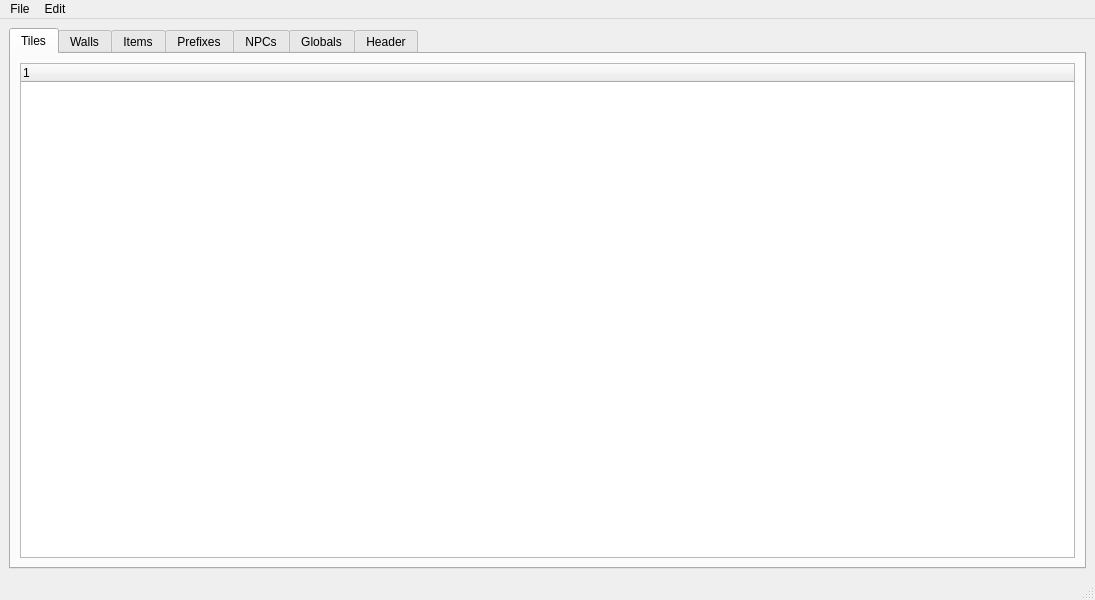
<?xml version="1.0" encoding="UTF-8"?>
<ui version="4.0">
 <class>TFCfg</class>
 <widget class="QMainWindow" name="TFCfg">
  <property name="geometry">
   <rect>
    <x>0</x>
    <y>0</y>
    <width>1095</width>
    <height>600</height>
   </rect>
  </property>
  <property name="windowTitle">
   <string>TF Config</string>
  </property>
  <widget class="QWidget" name="centralwidget">
   <layout class="QGridLayout" name="gridLayout">
    <item row="0" column="0">
     <widget class="QTabWidget" name="tabWidget">
      <property name="currentIndex">
       <number>0</number>
      </property>
      <widget class="QWidget" name="tilesC">
       <attribute name="title">
        <string>Tiles</string>
       </attribute>
       <layout class="QGridLayout" name="gridLayout_2">
        <item row="0" column="0">
         <widget class="QTreeWidget" name="tiles">
          <property name="sortingEnabled">
           <bool>false</bool>
          </property>
          <column>
           <property name="text">
            <string notr="true">1</string>
           </property>
          </column>
         </widget>
        </item>
       </layout>
      </widget>
      <widget class="QWidget" name="wallsC">
       <attribute name="title">
        <string>Walls</string>
       </attribute>
       <layout class="QGridLayout" name="gridLayout_3">
        <item row="0" column="0">
         <widget class="QTreeWidget" name="walls">
          <property name="sortingEnabled">
           <bool>false</bool>
          </property>
          <column>
           <property name="text">
            <string notr="true">1</string>
           </property>
          </column>
         </widget>
        </item>
       </layout>
      </widget>
      <widget class="QWidget" name="itemsC">
       <attribute name="title">
        <string>Items</string>
       </attribute>
       <layout class="QGridLayout" name="gridLayout_4">
        <item row="0" column="0">
         <widget class="QTreeWidget" name="items">
          <property name="sortingEnabled">
           <bool>false</bool>
          </property>
          <column>
           <property name="text">
            <string notr="true">1</string>
           </property>
          </column>
         </widget>
        </item>
       </layout>
      </widget>
      <widget class="QWidget" name="prefixesC">
       <attribute name="title">
        <string>Prefixes</string>
       </attribute>
       <layout class="QGridLayout" name="gridLayout_5">
        <item row="0" column="0">
         <widget class="QTreeWidget" name="prefixes">
          <property name="sortingEnabled">
           <bool>false</bool>
          </property>
          <column>
           <property name="text">
            <string notr="true">1</string>
           </property>
          </column>
         </widget>
        </item>
       </layout>
      </widget>
      <widget class="QWidget" name="npcsC">
       <attribute name="title">
        <string>NPCs</string>
       </attribute>
       <layout class="QGridLayout" name="gridLayout_6">
        <item row="0" column="0">
         <widget class="QTreeWidget" name="npcs">
          <property name="sortingEnabled">
           <bool>false</bool>
          </property>
          <column>
           <property name="text">
            <string notr="true">1</string>
           </property>
          </column>
         </widget>
        </item>
       </layout>
      </widget>
      <widget class="QWidget" name="globalsC">
       <attribute name="title">
        <string>Globals</string>
       </attribute>
       <layout class="QGridLayout" name="gridLayout_7">
        <item row="0" column="0">
         <widget class="QTreeWidget" name="globals">
          <property name="sortingEnabled">
           <bool>false</bool>
          </property>
          <column>
           <property name="text">
            <string notr="true">1</string>
           </property>
          </column>
         </widget>
        </item>
       </layout>
      </widget>
      <widget class="QWidget" name="headerC">
       <attribute name="title">
        <string>Header</string>
       </attribute>
       <layout class="QGridLayout" name="gridLayout_8">
        <item row="0" column="0">
         <widget class="QTreeWidget" name="header">
          <property name="sortingEnabled">
           <bool>false</bool>
          </property>
          <column>
           <property name="text">
            <string notr="true">1</string>
           </property>
          </column>
         </widget>
        </item>
       </layout>
      </widget>
     </widget>
    </item>
   </layout>
  </widget>
  <widget class="QMenuBar" name="menubar">
   <property name="geometry">
    <rect>
     <x>0</x>
     <y>0</y>
     <width>1095</width>
     <height>25</height>
    </rect>
   </property>
   <widget class="QMenu" name="menuFile">
    <property name="title">
     <string>File</string>
    </property>
    <addaction name="actionSave"/>
    <addaction name="actionQuit"/>
    <addaction name="separator"/>
   </widget>
   <widget class="QMenu" name="menuEdit">
    <property name="title">
     <string>Edit</string>
    </property>
    <addaction name="actionInsert_Below"/>
    <addaction name="actionAdd_Variant"/>
    <addaction name="actionDelete"/>
   </widget>
   <addaction name="menuFile"/>
   <addaction name="menuEdit"/>
  </widget>
  <widget class="QStatusBar" name="statusbar"/>
  <action name="actionQuit">
   <property name="text">
    <string>Quit...</string>
   </property>
   <property name="shortcut">
    <string>Ctrl+Q</string>
   </property>
  </action>
  <action name="actionInsert_Below">
   <property name="text">
    <string>Insert Below</string>
   </property>
   <property name="shortcut">
    <string>=</string>
   </property>
  </action>
  <action name="actionSave">
   <property name="text">
    <string>Save...</string>
   </property>
   <property name="shortcut">
    <string>Ctrl+S</string>
   </property>
  </action>
  <action name="actionAdd_Variant">
   <property name="text">
    <string>Add Variant</string>
   </property>
   <property name="shortcut">
    <string>Ctrl+=</string>
   </property>
  </action>
  <action name="actionDelete">
   <property name="text">
    <string>Delete</string>
   </property>
   <property name="shortcut">
    <string>Del</string>
   </property>
  </action>
 </widget>
 <resources/>
 <connections>
  <connection>
   <sender>actionQuit</sender>
   <signal>triggered()</signal>
   <receiver>TFCfg</receiver>
   <slot>close()</slot>
   <hints>
    <hint type="sourcelabel">
     <x>-1</x>
     <y>-1</y>
    </hint>
    <hint type="destinationlabel">
     <x>399</x>
     <y>299</y>
    </hint>
   </hints>
  </connection>
  <connection>
   <sender>tiles</sender>
   <signal>itemDoubleClicked(QTreeWidgetItem*,int)</signal>
   <receiver>TFCfg</receiver>
   <slot>editTile(QTreeWidgetItem*,int)</slot>
   <hints>
    <hint type="sourcelabel">
     <x>547</x>
     <y>302</y>
    </hint>
    <hint type="destinationlabel">
     <x>547</x>
     <y>299</y>
    </hint>
   </hints>
  </connection>
  <connection>
   <sender>walls</sender>
   <signal>itemDoubleClicked(QTreeWidgetItem*,int)</signal>
   <receiver>TFCfg</receiver>
   <slot>editWall(QTreeWidgetItem*,int)</slot>
   <hints>
    <hint type="sourcelabel">
     <x>547</x>
     <y>302</y>
    </hint>
    <hint type="destinationlabel">
     <x>547</x>
     <y>299</y>
    </hint>
   </hints>
  </connection>
  <connection>
   <sender>items</sender>
   <signal>itemDoubleClicked(QTreeWidgetItem*,int)</signal>
   <receiver>TFCfg</receiver>
   <slot>editItem(QTreeWidgetItem*,int)</slot>
   <hints>
    <hint type="sourcelabel">
     <x>547</x>
     <y>302</y>
    </hint>
    <hint type="destinationlabel">
     <x>547</x>
     <y>299</y>
    </hint>
   </hints>
  </connection>
  <connection>
   <sender>prefixes</sender>
   <signal>itemDoubleClicked(QTreeWidgetItem*,int)</signal>
   <receiver>TFCfg</receiver>
   <slot>editPrefix(QTreeWidgetItem*,int)</slot>
   <hints>
    <hint type="sourcelabel">
     <x>547</x>
     <y>302</y>
    </hint>
    <hint type="destinationlabel">
     <x>547</x>
     <y>299</y>
    </hint>
   </hints>
  </connection>
  <connection>
   <sender>npcs</sender>
   <signal>itemDoubleClicked(QTreeWidgetItem*,int)</signal>
   <receiver>TFCfg</receiver>
   <slot>editNPC(QTreeWidgetItem*,int)</slot>
   <hints>
    <hint type="sourcelabel">
     <x>547</x>
     <y>302</y>
    </hint>
    <hint type="destinationlabel">
     <x>547</x>
     <y>299</y>
    </hint>
   </hints>
  </connection>
  <connection>
   <sender>globals</sender>
   <signal>itemDoubleClicked(QTreeWidgetItem*,int)</signal>
   <receiver>TFCfg</receiver>
   <slot>editGlobal(QTreeWidgetItem*,int)</slot>
   <hints>
    <hint type="sourcelabel">
     <x>547</x>
     <y>302</y>
    </hint>
    <hint type="destinationlabel">
     <x>547</x>
     <y>299</y>
    </hint>
   </hints>
  </connection>
  <connection>
   <sender>header</sender>
   <signal>itemDoubleClicked(QTreeWidgetItem*,int)</signal>
   <receiver>TFCfg</receiver>
   <slot>editHeader(QTreeWidgetItem*,int)</slot>
   <hints>
    <hint type="sourcelabel">
     <x>547</x>
     <y>302</y>
    </hint>
    <hint type="destinationlabel">
     <x>547</x>
     <y>299</y>
    </hint>
   </hints>
  </connection>
  <connection>
   <sender>actionInsert_Below</sender>
   <signal>triggered()</signal>
   <receiver>TFCfg</receiver>
   <slot>insertBelow()</slot>
   <hints>
    <hint type="sourcelabel">
     <x>-1</x>
     <y>-1</y>
    </hint>
    <hint type="destinationlabel">
     <x>547</x>
     <y>299</y>
    </hint>
   </hints>
  </connection>
  <connection>
   <sender>actionSave</sender>
   <signal>triggered()</signal>
   <receiver>TFCfg</receiver>
   <slot>save()</slot>
   <hints>
    <hint type="sourcelabel">
     <x>-1</x>
     <y>-1</y>
    </hint>
    <hint type="destinationlabel">
     <x>547</x>
     <y>299</y>
    </hint>
   </hints>
  </connection>
  <connection>
   <sender>actionAdd_Variant</sender>
   <signal>triggered()</signal>
   <receiver>TFCfg</receiver>
   <slot>addVariant()</slot>
   <hints>
    <hint type="sourcelabel">
     <x>-1</x>
     <y>-1</y>
    </hint>
    <hint type="destinationlabel">
     <x>547</x>
     <y>299</y>
    </hint>
   </hints>
  </connection>
  <connection>
   <sender>actionDelete</sender>
   <signal>triggered()</signal>
   <receiver>TFCfg</receiver>
   <slot>deleteItem()</slot>
   <hints>
    <hint type="sourcelabel">
     <x>-1</x>
     <y>-1</y>
    </hint>
    <hint type="destinationlabel">
     <x>547</x>
     <y>299</y>
    </hint>
   </hints>
  </connection>
 </connections>
 <slots>
  <slot>editTile(QTreeWidgetItem*,int)</slot>
  <slot>editWall(QTreeWidgetItem*,int)</slot>
  <slot>editItem(QTreeWidgetItem*,int)</slot>
  <slot>editPrefix(QTreeWidgetItem*,int)</slot>
  <slot>editNPC(QTreeWidgetItem*,int)</slot>
  <slot>editGlobal(QTreeWidgetItem*,int)</slot>
  <slot>editHeader(QTreeWidgetItem*,int)</slot>
  <slot>insertBelow()</slot>
  <slot>save()</slot>
  <slot>addVariant()</slot>
  <slot>deleteItem()</slot>
 </slots>
</ui>
